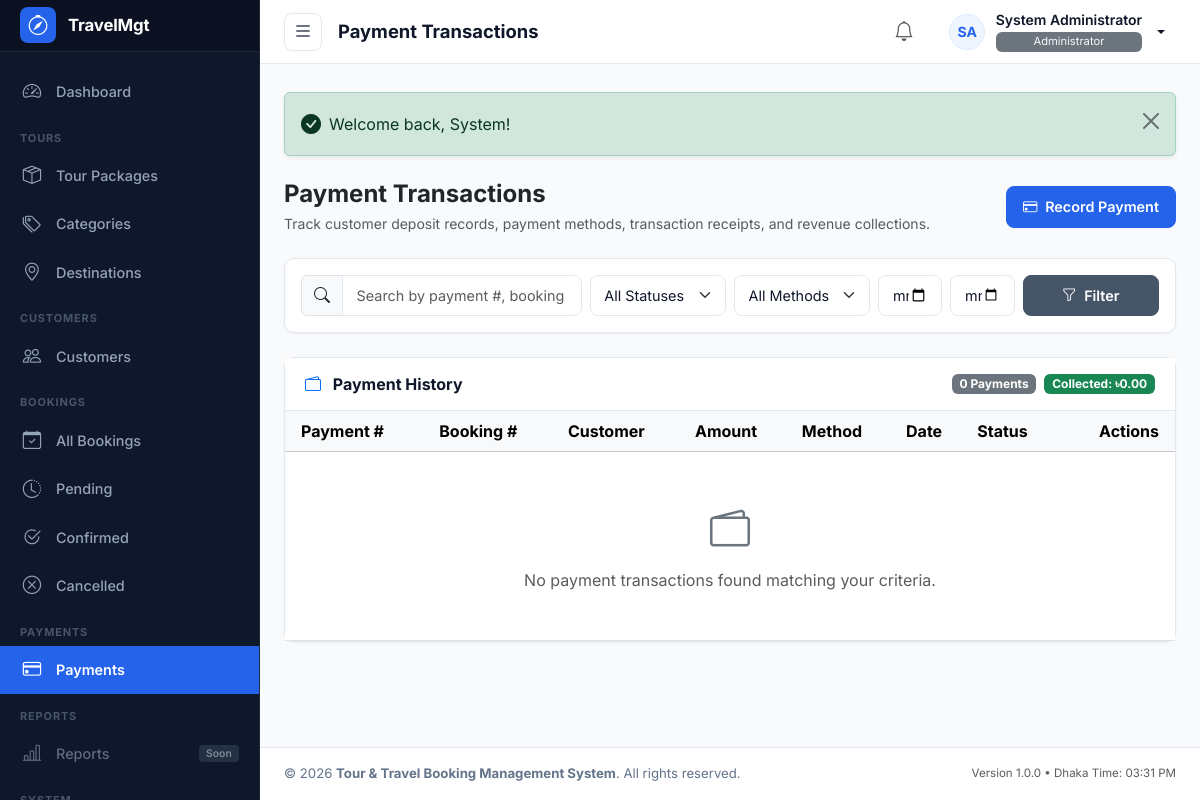
The page /modules/payments/index.php (signed in) on the database as committed earlier.
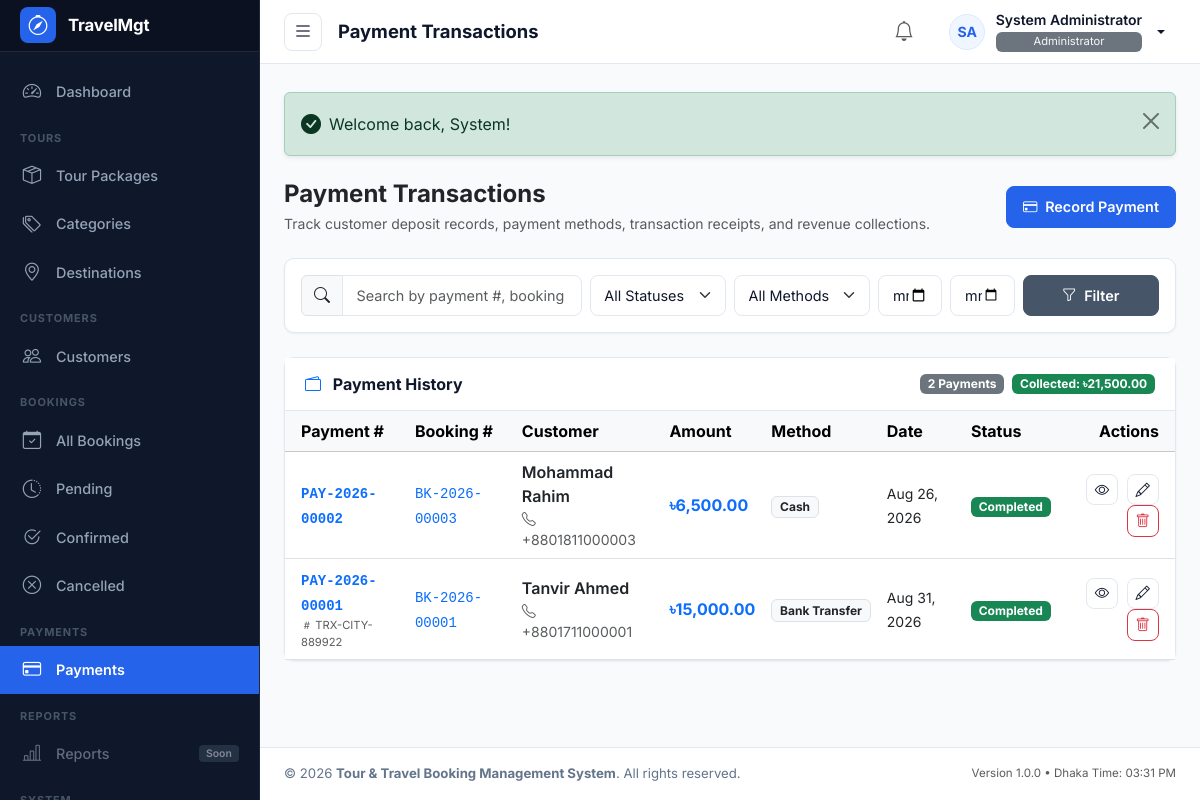
The same page on the database as committed later.
### tables this page shows
CREATE TABLE `users` (
  `id` INT UNSIGNED NOT NULL AUTO_INCREMENT,
  `role_id` INT UNSIGNED NOT NULL,
  `first_name` VARCHAR(50) NOT NULL,
  `last_name` VARCHAR(50) NOT NULL,
  `name` VARCHAR(100) NOT NULL,
  `email` VARCHAR(100) NOT NULL,
  `phone` VARCHAR(20) DEFAULT NULL,
  `password` VARCHAR(255) NOT NULL,
  `avatar` VARCHAR(255) DEFAULT NULL,
  `status` ENUM('active', 'inactive') NOT NULL DEFAULT 'active',
  `last_login` DATETIME DEFAULT NULL,
  `created_at` TIMESTAMP NOT NULL DEFAULT CURRENT_TIMESTAMP,
  `updated_at` TIMESTAMP NOT NULL DEFAULT CURRENT_TIMESTAMP ON UPDATE CURRENT_TIMESTAMP,
  `deleted_at` DATETIME DEFAULT NULL,
  PRIMARY KEY (`id`),
  UNIQUE KEY `uk_users_email` (`email`),
  KEY `idx_users_role_id` (`role_id`),
  KEY `idx_users_status` (`status`),
  KEY `idx_users_deleted_at` (`deleted_at`),
  CONSTRAINT `fk_users_role` FOREIGN KEY (`role_id`) REFERENCES `roles` (`id`) ON DELETE RESTRICT ON UPDATE CASCADE
);

CREATE TABLE `roles` (
  `id` INT UNSIGNED NOT NULL AUTO_INCREMENT,
  `name` VARCHAR(50) NOT NULL,
  `slug` VARCHAR(50) NOT NULL,
  `description` VARCHAR(255) DEFAULT NULL,
  `created_at` TIMESTAMP NOT NULL DEFAULT CURRENT_TIMESTAMP,
  `updated_at` TIMESTAMP NOT NULL DEFAULT CURRENT_TIMESTAMP ON UPDATE CURRENT_TIMESTAMP,
  PRIMARY KEY (`id`),
  UNIQUE KEY `uk_roles_slug` (`slug`)
);

CREATE TABLE `payments` (
  `id` BIGINT UNSIGNED NOT NULL AUTO_INCREMENT,
  `payment_number` VARCHAR(30) NOT NULL,
  `booking_id` BIGINT UNSIGNED NOT NULL,
  `payment_date` DATE NOT NULL,
  `amount` DECIMAL(12,2) NOT NULL DEFAULT 0.00,
  `payment_method` ENUM('cash', 'bank_transfer', 'card', 'mobile_banking', 'other') NOT NULL DEFAULT 'cash',
  `transaction_id` VARCHAR(100) NULL DEFAULT NULL,
  `payment_status` ENUM('completed', 'pending', 'failed', 'refunded') NOT NULL DEFAULT 'completed',
  `notes` TEXT NULL DEFAULT NULL,
  `created_by` INT UNSIGNED NULL DEFAULT NULL,
  `created_at` TIMESTAMP NOT NULL DEFAULT CURRENT_TIMESTAMP,
  `updated_at` TIMESTAMP NOT NULL DEFAULT CURRENT_TIMESTAMP ON UPDATE CURRENT_TIMESTAMP,
  `deleted_at` TIMESTAMP NULL DEFAULT NULL,
  PRIMARY KEY (`id`),
  UNIQUE KEY `uk_payment_number` (`payment_number`),
  INDEX `idx_payments_booking` (`booking_id`),
  INDEX `idx_payments_date` (`payment_date`),
  INDEX `idx_payments_method` (`payment_method`),
  INDEX `idx_payments_status` (`payment_status`),
  INDEX `idx_payments_created_at` (`created_at`),
  INDEX `idx_payments_deleted_at` (`deleted_at`),
  CONSTRAINT `fk_payments_booking` FOREIGN KEY (`booking_id`) REFERENCES `bookings` (`id`) ON DELETE RESTRICT ON UPDATE CASCADE,
  CONSTRAINT `fk_payments_created_by` FOREIGN KEY (`created_by`) REFERENCES `users` (`id`) ON DELETE SET NULL ON UPDATE CASCADE
);

CREATE TABLE `bookings` (
  `id` BIGINT UNSIGNED NOT NULL AUTO_INCREMENT,
  `booking_number` VARCHAR(30) NOT NULL,
  `customer_id` BIGINT UNSIGNED NOT NULL,
  `tour_package_id` INT UNSIGNED NOT NULL,
  `travel_date` DATE NOT NULL,
  `adults` INT UNSIGNED NOT NULL DEFAULT 1,
  `children` INT UNSIGNED NOT NULL DEFAULT 0,
  `infants` INT UNSIGNED NOT NULL DEFAULT 0,
  `adult_price` DECIMAL(12,2) NOT NULL DEFAULT 0.00,
  `child_price` DECIMAL(12,2) NOT NULL DEFAULT 0.00,
  `subtotal` DECIMAL(12,2) NOT NULL DEFAULT 0.00,
  `discount_type` ENUM('none', 'percentage', 'fixed') NOT NULL DEFAULT 'none',
  `discount_value` DECIMAL(12,2) NOT NULL DEFAULT 0.00,
  `discount_amount` DECIMAL(12,2) NOT NULL DEFAULT 0.00,
  `total_amount` DECIMAL(12,2) NOT NULL DEFAULT 0.00,
  `paid_amount` DECIMAL(12,2) NOT NULL DEFAULT 0.00,
  `due_amount` DECIMAL(12,2) NOT NULL DEFAULT 0.00,
  `booking_status` ENUM('pending', 'confirmed', 'completed', 'cancelled') NOT NULL DEFAULT 'pending',
  `payment_status` ENUM('unpaid', 'partial', 'paid', 'refunded') NOT NULL DEFAULT 'unpaid',
  `special_request` TEXT NULL DEFAULT NULL,
  `notes` TEXT NULL DEFAULT NULL,
  `created_by` INT UNSIGNED NULL DEFAULT NULL,
  `created_at` TIMESTAMP NOT NULL DEFAULT CURRENT_TIMESTAMP,
  `updated_at` TIMESTAMP NOT NULL DEFAULT CURRENT_TIMESTAMP ON UPDATE CURRENT_TIMESTAMP,
  `cancelled_at` TIMESTAMP NULL DEFAULT NULL,
  `deleted_at` TIMESTAMP NULL DEFAULT NULL,
  PRIMARY KEY (`id`),
  UNIQUE KEY `uk_booking_number` (`booking_number`),
  INDEX `idx_bookings_customer` (`customer_id`),
  INDEX `idx_bookings_tour_package` (`tour_package_id`),
  INDEX `idx_bookings_travel_date` (`travel_date`),
  INDEX `idx_bookings_status` (`booking_status`),
  INDEX `idx_bookings_payment_status` (`payment_status`),
  INDEX `idx_bookings_created_at` (`created_at`),
  INDEX `idx_bookings_deleted_at` (`deleted_at`),
  CONSTRAINT `fk_bookings_customer` FOREIGN KEY (`customer_id`) REFERENCES `customers` (`id`) ON DELETE RESTRICT ON UPDATE CASCADE,
  CONSTRAINT `fk_bookings_tour_package` FOREIGN KEY (`tour_package_id`) REFERENCES `tour_packages` (`id`) ON DELETE RESTRICT ON UPDATE CASCADE,
  CONSTRAINT `fk_bookings_created_by` FOREIGN KEY (`created_by`) REFERENCES `users` (`id`) ON DELETE SET NULL ON UPDATE CASCADE
);

CREATE TABLE `customers` (
  `id` BIGINT UNSIGNED NOT NULL AUTO_INCREMENT,
  `customer_code` VARCHAR(30) NOT NULL,
  `first_name` VARCHAR(100) NULL DEFAULT NULL,
  `last_name` VARCHAR(100) NULL DEFAULT NULL,
  `name` VARCHAR(200) NOT NULL,
  `email` VARCHAR(150) NULL DEFAULT NULL,
  `phone` VARCHAR(30) NOT NULL,
  `alternate_phone` VARCHAR(30) NULL DEFAULT NULL,
  `gender` ENUM('male', 'female', 'other') NULL DEFAULT NULL,
  `date_of_birth` DATE NULL DEFAULT NULL,
  `address` TEXT NULL DEFAULT NULL,
  `city` VARCHAR(100) NULL DEFAULT NULL,
  `state` VARCHAR(100) NULL DEFAULT NULL,
  `country` VARCHAR(100) NOT NULL DEFAULT 'Bangladesh',
  `postal_code` VARCHAR(20) NULL DEFAULT NULL,
  `passport_number` VARCHAR(50) NULL DEFAULT NULL,
  `passport_expiry` DATE NULL DEFAULT NULL,
  `national_id` VARCHAR(50) NULL DEFAULT NULL,
  `profile_photo` VARCHAR(255) NULL DEFAULT NULL,
  `notes` TEXT NULL DEFAULT NULL,
  `status` ENUM('active', 'inactive') NOT NULL DEFAULT 'active',
  `created_at` TIMESTAMP NOT NULL DEFAULT CURRENT_TIMESTAMP,
  `updated_at` TIMESTAMP NOT NULL DEFAULT CURRENT_TIMESTAMP ON UPDATE CURRENT_TIMESTAMP,
  `deleted_at` TIMESTAMP NULL DEFAULT NULL,
  PRIMARY KEY (`id`),
  UNIQUE KEY `uk_customer_code` (`customer_code`),
  INDEX `idx_customers_email` (`email`),
  INDEX `idx_customers_phone` (`phone`),
  INDEX `idx_customers_status` (`status`),
  INDEX `idx_customers_deleted_at` (`deleted_at`)
);

### modules/payments/index.php (the view, shortened to what the rows shown need)
<?php
$pageTitle = 'Payment Transactions';
require_once __DIR__ . '/../../includes/admin_header.php';
$canEdit   = has_permission('payments.edit');
$canDelete = has_permission('payments.delete');
$page          = max(1, (int)($_GET['page'] ?? 1));
$perPage       = 10;
$offset        = ($page - 1) * $perPage;
$payments = [];
try {
    $pdo = get_db_connection();
    $where = ["p.deleted_at IS NULL"];
    $params = [];
    $whereSql = implode(' AND ', $where);
    $sql = "
        SELECT
            p.*,
            b.booking_number,
            b.total_amount AS booking_total,
            c.name AS customer_name,
            c.phone AS customer_phone,
            u.name AS collector_name
        FROM payments p
        JOIN bookings b ON p.booking_id = b.id
        JOIN customers c ON b.customer_id = c.id
        LEFT JOIN users u ON p.created_by = u.id
        WHERE {$whereSql}
        ORDER BY p.id DESC
        LIMIT " . (int)$perPage . " OFFSET " . (int)$offset;
    $stmt = $pdo->prepare($sql);
    $stmt->execute($params);
    $payments = $stmt->fetchAll();
} catch (PDOException $e) {
    error_log('Payments list error: ' . $e->getMessage());
}
?>
<main id="admin-main">
    <?php require_once __DIR__ . '/../../includes/admin_topbar.php'; ?>
    <div class="admin-content-body">
        <div class="d-flex flex-column flex-sm-row justify-content-between align-items-sm-center gap-3 mb-4">
            <div>
                <h2 class="fs-4 fw-bold text-dark mb-1">Payment Transactions</h2>
            </div>
        </div>
        <div class="admin-card">
            <div class="admin-card-body p-0">
                <div class="table-responsive">
                    <table class="table table-hover align-middle mb-0">
                        <thead class="table-light">
                            <tr>
                                <th class="ps-3">Payment #</th>
                                <th>Booking #</th>
                                <th>Customer</th>
                                <th>Amount</th>
                                <th>Method</th>
                                <th>Date</th>
                                <th>Status</th>
                                <th class="pe-3 text-end">Actions</th>
                            </tr>
                        </thead>
                        <tbody>
                            <?php if (!empty($payments)): ?>
                                <?php foreach ($payments as $p):
                                    $pStatusClass = 'bg-secondary';
                                    if ($p['payment_status'] === 'completed') $pStatusClass = 'bg-success';
                                    elseif ($p['payment_status'] === 'pending') $pStatusClass = 'bg-warning text-dark';
                                    elseif ($p['payment_status'] === 'failed') $pStatusClass = 'bg-danger';
                                    elseif ($p['payment_status'] === 'refunded') $pStatusClass = 'bg-secondary';
                                    $methodLabels = [
                                        'cash'           => 'Cash',
                                        'bank_transfer'  => 'Bank Transfer',
                                        'card'           => 'Card',
                                        'mobile_banking' => 'Mobile Banking',
                                        'other'          => 'Other'
                                    ];
                                    $methodName = $methodLabels[$p['payment_method']] ?? ucfirst(str_replace('_', ' ', $p['payment_method']));
                                ?>
                                    <tr>
                                        <td class="ps-3">
                                            <a href="<?= url('modules/payments/view.php?id=' . $p['id']); ?>" class="fw-bold text-decoration-none">
                                                <code><?= e($p['payment_number']); ?></code>
                                            </a>
                                            <?php if (!empty($p['transaction_id'])): ?>
                                                <div class="text-muted" style="font-size: 0.7rem;">
                                                    <i class="bi bi-hash"></i> <?= e($p['transaction_id']); ?>
                                                </div>
                                            <?php endif; ?>
                                        </td>
                                        <td>
                                            <a href="<?= url('modules/bookings/view.php?id=' . $p['booking_id']); ?>" class="text-decoration-none">
                                                <code><?= e($p['booking_number']); ?></code>
                                            </a>
                                        </td>
                                        <td>
                                            <div class="fw-semibold text-dark"><?= e($p['customer_name']); ?></div>
                                            <div class="text-muted small"><i class="bi bi-telephone me-1"></i> <?= e($p['customer_phone']); ?></div>
                                        </td>
                                        <td>
                                            <div class="fs-6 fw-bold text-primary"><?= format_currency($p['amount']); ?></div>
                                        </td>
                                        <td>
                                            <span class="badge bg-light text-dark border">
                                                <?= e($methodName); ?>
                                            </span>
                                        </td>
                                        <td>
                                            <span class="text-dark small"><?= format_date($p['payment_date'], 'M d, Y'); ?></span>
                                        </td>
                                        <td>
                                            <span class="badge <?= $pStatusClass; ?>">
                                                <?= ucfirst(e($p['payment_status'])); ?>
                                            </span>
                                        </td>
                                        <td class="pe-3 text-end">
                                            <a href="<?= url('modules/payments/view.php?id=' . $p['id']); ?>" class="btn btn-outline-secondary btn-sm p-1 px-2" title="View Receipt">
                                                <i class="bi bi-eye"></i>
                                            </a>
                                            <?php if ($canEdit): ?>
                                                <a href="<?= url('modules/payments/edit.php?id=' . $p['id']); ?>" class="btn btn-outline-secondary btn-sm p-1 px-2 ms-1" title="Edit Remarks">
                                                    <i class="bi bi-pencil"></i>
                                                </a>
                                            <?php endif; ?>
                                            <?php if ($canDelete): ?>
                                                <button
                                                    type="button"
                                                    class="btn btn-outline-danger btn-sm p-1 px-2 ms-1 btn-delete-payment"
                                                    data-id="<?= (int)$p['id']; ?>"
                                                    data-number="<?= e($p['payment_number']); ?>"
                                                    data-amount="<?= format_currency($p['amount']); ?>"
                                                    title="Delete Payment"
                                                >
                                                    <i class="bi bi-trash"></i>
                                                </button>
                                            <?php endif; ?>
                                        </td>
                                    </tr>
                                <?php endforeach; ?>
                            <?php endif; ?>
                        </tbody>
                    </table>
                </div>
            </div>
        </div>
    </div>
<?php require_once __DIR__ . '/../../includes/admin_footer.php'; ?>

### includes/admin_topbar.php (shortened to what the rows shown need)
<?php
$user = current_user();
$userName = $user['name'] ?? 'User';
$userRole = $user['role_name'] ?? 'Staff';
$userAvatarUrl = get_avatar_url($user['avatar'] ?? null);
$userInitials = get_user_initials($userName);
?>
<header id="admin-topbar">
    <div class="topbar-left">
        <h1 class="page-title"><?= isset($pageTitle) ? e($pageTitle) : 'Dashboard'; ?></h1>
    </div>
    <div class="topbar-right">
        <div class="dropdown">
            <button class="user-profile-btn dropdown-toggle" type="button" id="userMenuDropdown" data-bs-toggle="dropdown" aria-expanded="false">
                <?php if ($userAvatarUrl): ?>
                    <img src="<?= e($userAvatarUrl); ?>" alt="<?= e($userName); ?>" class="avatar-circle">
                <?php else: ?>
                    <span class="avatar-circle"><?= e($userInitials); ?></span>
                <?php endif; ?>
                <div class="user-meta-info">
                    <span class="user-meta-name"><?= e($userName); ?></span>
                    <span class="user-meta-role badge bg-secondary text-light fw-normal py-1 px-2 mt-1" style="font-size: 0.7rem;"><?= e($userRole); ?></span>
                </div>
            </button>
        </div>
    </div>
</header>

Rows that differ between the two databases and show on the page:
added payments: payment_number "PAY-2026-00002", booking.booking_number "BK-2026-00003", customers.name "Mohammad Rahim", customers.phone "+8801811000003", amount "৳6,500.00", payment_method "Cash", payment_date "Aug 26, 2026", payment_status "Completed"
added payments: payment_number "PAY-2026-00001", transaction "TRX-CITY-889922", booking.booking_number "BK-2026-00001", customers.name "Tanvir Ahmed", customers.phone "+8801711000001", amount "৳15,000.00", payment_method "Bank Transfer", payment_date "Aug 31, 2026", payment_status "Completed"
Other text that changed with them:
$totalRows: "0" → "2"
format_currency($totalCompletedAmount): "৳0.00" → "৳21,500.00"
text no longer shown: "No payment transactions found matching your criteria."
